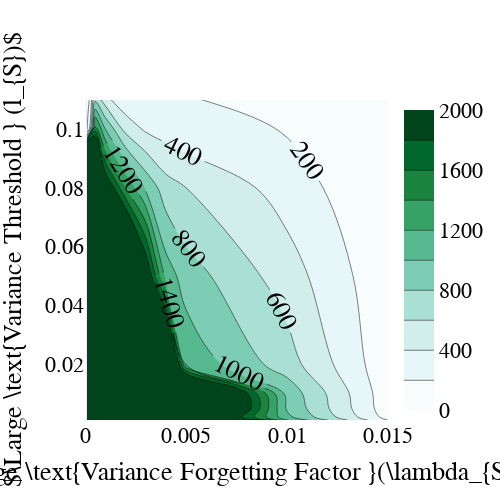

Source (notebook cell):
### Code cell
import plotly.graph_objects as go
factor_grid = [0.0001, 0.0005, 0.001, 0.002, 0.003, 0.004, 0.005, 0.01]
H_v_grid = [0.001, 0.002, 0.005, 0.01, 0.02, 0.05, 0.08, 0.1]
fig = go.Figure(data =
    go.Contour(
        z=len_intervals_mtx,
        x=factor_grid, # horizontal axis
        y=H_v_grid, # vertical axis,
        zmin=0,
        zmax=2000,
        colorscale='bugn',
                contours=dict(
            showlabels = True, # show labels on contours
            labelfont = dict( # label font properties
                size = 26,
                color = 'black',
            )
    )))

fig.update_layout(
    autosize=False,
    width=500,
    height=500,
    title={'y':0.9,
           'x':0.5,
           'xanchor': 'center',
           'yanchor': 'top'},
    xaxis_title=r"$\Large \text{Variance Forgetting Factor }(\lambda_{S})$",
    yaxis_title=r"$\Large \text{Variance Threshold } (l_{S})$",
    font=dict(
        family="Times New Roman",
        size=22,
        color="black"
    ),
)

fig.update_xaxes(range=[0, 0.015])
fig.update_yaxes(range=[0.001, 0.11])
fig.show()

### Figure 1 — Plotly figure (JSON) as saved in the notebook; plotly's stock layout.template omitted (floating-point values rounded to 4 significant figures)
{"data": [{"colorscale": [[0, "rgb(247,252,253)"], [0.125, "rgb(229,245,249)"], [0.25, "rgb(204,236,230)"], [0.375, "rgb(153,216,201)"], [0.5, "rgb(102,194,164)"], [0.625, "rgb(65,174,118)"], [0.75, "rgb(35,139,69)"], [0.875, "rgb(0,109,44)"], [1, "rgb(0,68,27)"]], "contours": {"labelfont": {"color": "black", "size": 26}, "showlabels": true}, "type": "contour", "x": [0.0001, 0.0005, 0.001, 0.002, 0.003, 0.004, 0.005, 0.01], "y": [0.001, 0.002, 0.005, 0.01, 0.02, 0.05, 0.08, 0.1], "z": [[28995, 29000, 29001, 13970.0, 6578, 5002.0, 3727.0, 1208.0, 194.3], [28970, 28995, 13760.0, 6351.0, 3894.0, 2906.0, 2727.0, 1053.0, 120.9], [28939, 28989, 13460.0, 5860.0, 3347.0, 3065.0, 3310.0, 971.5, 79.17], [28875, 14209, 13150.0, 3628.0, 3622.0, 3310.0, 3162.0, 931.8, 70.42], [28677, 13440.0, 5904.0, 3597.0, 3227, 3059.0, 1165.0, 691.1, 55.87], [28327, 8338.0, 3865.0, 3170.0, 2096.0, 1115.0, 900.2, 494.6, 44.21], [8338, 4105, 2101.0, 1410.0, 968, 690.1, 601.4, 311.4, 0], [0, 1524.0, 1008.0, 535, 372.1, 314.1, 262.1, 190, 0], [0, 0, 0, 0, 135, 152, 157, 0, 0], [0, 0, 0, 0, 0, 0, 0, 0, 0]], "zmax": 2000, "zmin": 0}], "layout": {"autosize": false, "font": {"color": "black", "family": "Times New Roman", "size": 22}, "height": 500, "title": {"x": 0.5, "xanchor": "center", "y": 0.9, "yanchor": "top"}, "width": 500, "xaxis": {"range": [0, 0.015], "title": {"text": "$\\Large \\text{Variance Forgetting Factor }(\\lambda_{S})$"}}, "yaxis": {"range": [0.001, 0.11], "title": {"text": "$\\Large \\text{Variance Threshold } (l_{S})$"}}}}
